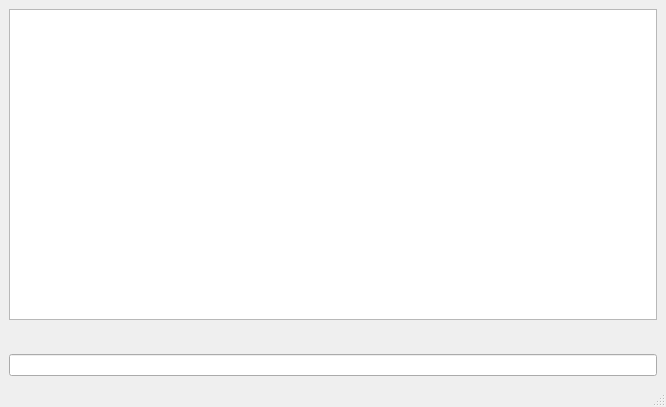
<?xml version="1.0" encoding="UTF-8"?>
<ui version="4.0">
 <class>MainWindow</class>
 <widget class="QMainWindow" name="MainWindow">
  <property name="geometry">
   <rect>
    <x>0</x>
    <y>0</y>
    <width>666</width>
    <height>407</height>
   </rect>
  </property>
  <property name="windowTitle">
   <string>GTUVirtualOS</string>
  </property>
  <property name="autoFillBackground">
   <bool>false</bool>
  </property>
  <widget class="QWidget" name="centralwidget">
   <property name="autoFillBackground">
    <bool>false</bool>
   </property>
   <layout class="QGridLayout" name="gridLayout">
    <item row="0" column="0">
     <widget class="QTextBrowser" name="textBrowser">
      <property name="autoFillBackground">
       <bool>false</bool>
      </property>
      <property name="html">
       <string>&lt;!DOCTYPE HTML PUBLIC &quot;-//W3C//DTD HTML 4.0//EN&quot; &quot;http://www.w3.org/TR/REC-html40/strict.dtd&quot;&gt;
&lt;html&gt;&lt;head&gt;&lt;meta name=&quot;qrichtext&quot; content=&quot;1&quot; /&gt;&lt;style type=&quot;text/css&quot;&gt;
p, li { white-space: pre-wrap; }
&lt;/style&gt;&lt;/head&gt;&lt;body style=&quot; font-family:'Sans Serif'; font-size:9pt; font-weight:400; font-style:normal;&quot;&gt;
&lt;p style=&quot;-qt-paragraph-type:empty; margin-top:0px; margin-bottom:0px; margin-left:0px; margin-right:0px; -qt-block-indent:0; text-indent:0px;&quot;&gt;&lt;br /&gt;&lt;/p&gt;&lt;/body&gt;&lt;/html&gt;</string>
      </property>
     </widget>
    </item>
    <item row="1" column="0">
     <spacer name="horizontalSpacer">
      <property name="orientation">
       <enum>Qt::Horizontal</enum>
      </property>
      <property name="sizeHint" stdset="0">
       <size>
        <width>645</width>
        <height>28</height>
       </size>
      </property>
     </spacer>
    </item>
    <item row="2" column="0">
     <widget class="QLineEdit" name="lineEdit">
      <property name="text">
       <string/>
      </property>
     </widget>
    </item>
   </layout>
  </widget>
  <widget class="QMenuBar" name="menubar">
   <property name="geometry">
    <rect>
     <x>0</x>
     <y>0</y>
     <width>666</width>
     <height>20</height>
    </rect>
   </property>
  </widget>
  <widget class="QStatusBar" name="statusbar"/>
 </widget>
 <resources/>
 <connections/>
</ui>
